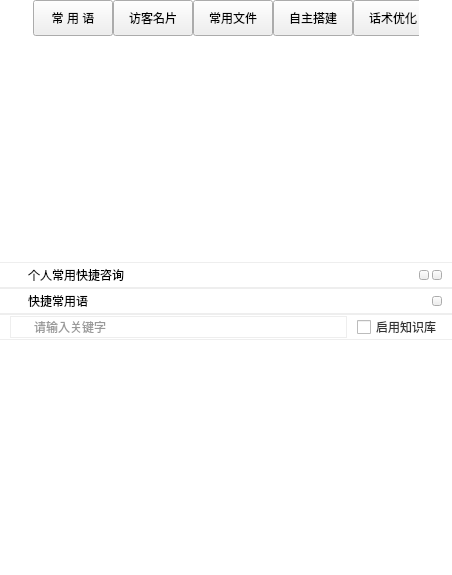
<?xml version="1.0" encoding="UTF-8"?>
<ui version="4.0">
 <class>UI_Widget_CommonPhrasesCard_PanelClass</class>
 <widget class="QWidget" name="UI_Widget_CommonPhrasesCard_PanelClass">
  <property name="geometry">
   <rect>
    <x>0</x>
    <y>0</y>
    <width>452</width>
    <height>575</height>
   </rect>
  </property>
  
  <property name="windowTitle">
   <string>常用语和名片</string>
  </property>
  <property name="styleSheet">
   <string notr="true">QWidget#UI_Widget_CommonPhrasesCard_PanelClass
{
        background-color: rgba(255, 255, 255, 0);
}</string>
  </property>
  <layout class="QGridLayout" name="gridLayout_5">
   <property name="leftMargin">
    <number>0</number>
   </property>
   <property name="topMargin">
    <number>0</number>
   </property>
   <property name="rightMargin">
    <number>0</number>
   </property>
   <property name="bottomMargin">
    <number>0</number>
   </property>
   <property name="spacing">
    <number>0</number>
   </property>
   <item row="0" column="0">
    <widget class="QWidget" name="widget_bg" native="true">
     <property name="styleSheet">
      <string notr="true">QWidget#widget_bg
{
        background-color: rgba(255, 255, 255, 0);
}</string>
     </property>
     <layout class="QVBoxLayout" name="verticalLayout">
      <property name="spacing">
       <number>0</number>
      </property>
      <property name="margin" stdset="0">
       <number>0</number>
      </property>
      <item>
       <widget class="QWidget" name="widget_commonWordCard_rect" native="true">
        <property name="styleSheet">
         <string notr="true">
              QWidget#widget_commonWordCard_rect
              {
              background-color: rgba(255, 255, 255, 0);
              }
            </string>
        </property>
        <layout class="QVBoxLayout" name="verticalLayout_3">
         <property name="spacing">
          <number>0</number>
         </property>
         <property name="margin" stdset="0">
          <number>0</number>
         </property>
         <item>
          <widget class="QWidget" name="widget_commonWordCard_rect_33" native="true">
           <property name="minimumSize">
            <size>
             <width>0</width>
             <height>36</height>
            </size>
           </property>
           <property name="maximumSize">
            <size>
             <width>16777215</width>
             <height>36</height>
            </size>
           </property>
           <property name="styleSheet">
            <string notr="true">
                 QWidget#widget_commonWordCard_rect_33
                 {
                 background-color: rgba(255, 255, 255, 0);
                 }
               </string>
           </property>
           <layout class="QHBoxLayout" name="horizontalLayout_33">
            <property name="spacing">
             <number>0</number>
            </property>
            <property name="margin" stdset="0">
             <number>0</number>
            </property>
            <item>
             <widget class="QWidget" name="m_left_scroll" native="true">
              <property name="minimumSize">
               <size>
                <width>33</width>
                <height>36</height>
               </size>
              </property>
              <property name="maximumSize">
               <size>
                <width>33</width>
                <height>16777215</height>
               </size>
              </property>
              <property name="styleSheet">
               <string notr="true">
                     QWidget
                     {
                     background-color: rgba(255, 255, 255, 204);
                     }
                   </string>
              </property>
              <layout class="QGridLayout" name="gridLayout_4">
               <property name="margin" stdset="0">
                <number>0</number>
               </property>
               <property name="spacing">
                <number>0</number>
               </property>
               <item row="0" column="0">
                <widget class="QPushButton" name="m_left_btn">
                 <property name="minimumSize">
                  <size>
                   <width>28</width>
                   <height>36</height>
                  </size>
                 </property>
                 <property name="styleSheet">
                  <string notr="true">QPushButton#m_left_btn{
  border:0px;
        image: url(:/YL/Resources/YL/Card/btn_left_move.png);
        background-color: rgba(255, 255, 255,0);
}
QPushButton#m_left_btn:hover{
        image: url(:/YL/Resources/YL/Card/btn_left_move_over.png);

}</string>
                 </property>
                 <property name="text">
                  <string/>
                 </property>
                </widget>
               </item>
              </layout>
             </widget>
            </item>
            <item>
             <widget class="QScrollArea" name="scrollArea">
              <property name="minimumSize">
               <size>
                <width>0</width>
                <height>36</height>
               </size>
              </property>
              <property name="maximumSize">
               <size>
                <width>16777215</width>
                <height>36</height>
               </size>
              </property>
              <property name="styleSheet">
               <string notr="true">
                       QScrollArea
                       {
                       border:0px;
                       background-color: rgba(255, 255, 255, 0);

                       }





                     </string>
              </property>
              <property name="verticalScrollBarPolicy">
               <enum>Qt::ScrollBarAlwaysOff</enum>
              </property>
              <property name="horizontalScrollBarPolicy">
               <enum>Qt::ScrollBarAlwaysOff</enum>
              </property>
              <property name="widgetResizable">
               <bool>true</bool>
              </property>
              <widget class="QWidget" name="widget_switchCommonWordCard">
               <property name="geometry">
                <rect>
                 <x>0</x>
                 <y>0</y>
                 <width>573</width>
                 <height>36</height>
                </rect>
               </property>
               <property name="minimumSize">
                <size>
                 <width>0</width>
                 <height>36</height>
                </size>
               </property>
               <property name="maximumSize">
                <size>
                 <width>16777215</width>
                 <height>36</height>
                </size>
               </property>
               <property name="styleSheet">
                <string notr="true">
                         QWidget#widget_switchCommonWordCard
                         {
                         background-color: rgba(255, 255, 255, 0);
                         }
                       </string>
               </property>
               <layout class="QHBoxLayout" name="horizontalLayout">
                <property name="spacing">
                 <number>0</number>
                </property>
                <property name="margin" stdset="0">
                 <number>0</number>
                </property>
                <item>
                 <widget class="SwitchButton" name="btn_commonWord">
                  <property name="minimumSize">
                   <size>
                    <width>80</width>
                    <height>36</height>
                   </size>
                  </property>
                  <property name="maximumSize">
                   <size>
                    <width>80</width>
                    <height>36</height>
                   </size>
                  </property>
                  <property name="font">
                   <font>
                    <bold>false</bold>
                   </font>
                  </property>
                  <property name="toolTip">
                   <string>常用语</string>
                  </property>
                  <property name="statusTip">
                   <string/>
                  </property>
                  <property name="styleSheet">
                   <string notr="true">
                               QToolButton{
                               border-image: url(:/Resources/Ws/btn56x36_normal.png);
                               color: #FF000000;
                               }
                               QToolButton:hover{
                               border-image: url(:/Resources/Ws/btn56x36_over.png);
                               color:#FF000000;
                               }
                               QToolButton:pressed{
                               border-image: url(:/Resources/Ws/btn56x36_over.png);
                               color:#FF000000;
                               }
                             </string>
                  </property>
                  <property name="text">
                   <string>常 用 语</string>
                  </property>
                 </widget>
                </item>
                <item>
                 <widget class="SwitchButton" name="btn_card">
                  <property name="minimumSize">
                   <size>
                    <width>80</width>
                    <height>36</height>
                   </size>
                  </property>
                  <property name="maximumSize">
                   <size>
                    <width>80</width>
                    <height>36</height>
                   </size>
                  </property>
                  <property name="font">
                   <font>
                    <bold>false</bold>
                   </font>
                  </property>
                  <property name="toolTip">
                   <string>访客名片</string>
                  </property>
                  <property name="styleSheet">
                   <string notr="true">
                               QToolButton{
                               border-image: url(:/Resources/Ws/btn56x36_normal.png);
                               color: #FF000000;
                               }
                               QToolButton:hover{
                               border-image: url(:/Resources/Ws/btn56x36_over.png);
                               color:#FF000000;
                               }
                               QToolButton:pressed{
                               border-image: url(:/Resources/Ws/btn56x36_over.png);
                               color:#FF000000;
                               }
                             </string>
                  </property>
                  <property name="text">
                   <string>访客名片</string>
                  </property>
                 </widget>
                </item>
                <item>
                 <widget class="SwitchButton" name="btn_Common_files">
                  <property name="minimumSize">
                   <size>
                    <width>80</width>
                    <height>36</height>
                   </size>
                  </property>
                  <property name="maximumSize">
                   <size>
                    <width>80</width>
                    <height>36</height>
                   </size>
                  </property>
                  <property name="font">
                   <font>
                    <bold>false</bold>
                   </font>
                  </property>
                  <property name="toolTip">
                   <string>常用文件</string>
                  </property>
                  <property name="styleSheet">
                   <string notr="true">
                               QToolButton{
                               border-image: url(:/Resources/Ws/btn56x36_normal.png);
                               color: #FF000000;
                               }
                               QToolButton:hover{
                               border-image: url(:/Resources/Ws/btn56x36_over.png);
                               color:#FF000000;
                               }
                               QToolButton:pressed{
                               border-image: url(:/Resources/Ws/btn56x36_over.png);
                               color:#FF000000;
                               }
                             </string>
                  </property>
                  <property name="text">
                   <string>常用文件</string>
                  </property>
                 </widget>
                </item>
                <item>
                 <widget class="SwitchButton" name="btn_ai_build">
                  <property name="minimumSize">
                   <size>
                    <width>80</width>
                    <height>36</height>
                   </size>
                  </property>
                  <property name="maximumSize">
                   <size>
                    <width>80</width>
                    <height>36</height>
                   </size>
                  </property>
                  <property name="font">
                   <font>
                    <bold>false</bold>
                   </font>
                  </property>
                  <property name="toolTip">
                   <string>自主搭建</string>
                  </property>
                  <property name="styleSheet">
                   <string notr="true">
                               QToolButton{
                               border-image: url(:/Resources/Ws/btn56x36_normal.png);
                               color: #FF000000;
                               }
                               QToolButton:hover{
                               border-image: url(:/Resources/Ws/btn56x36_over.png);
                               color:#FF000000;
                               }
                               QToolButton:pressed{
                               border-image: url(:/Resources/Ws/btn56x36_over.png);
                               color:#FF000000;
                               }
                             </string>
                  </property>
                  <property name="text">
                   <string>自主搭建</string>
                  </property>
                 </widget>
                </item>
                <item>
                 <widget class="SwitchButton" name="btn_ai_modify">
                  <property name="minimumSize">
                   <size>
                    <width>80</width>
                    <height>36</height>
                   </size>
                  </property>
                  <property name="maximumSize">
                   <size>
                    <width>80</width>
                    <height>36</height>
                   </size>
                  </property>
                  <property name="font">
                   <font>
                    <bold>false</bold>
                   </font>
                  </property>
                  <property name="toolTip">
                   <string>话术优化</string>
                  </property>
                  <property name="styleSheet">
                   <string notr="true">
                               QToolButton{
                               border-image: url(:/Resources/Ws/btn56x36_normal.png);
                               color: #FF000000;
                               }
                               QToolButton:hover{
                               border-image: url(:/Resources/Ws/btn56x36_over.png);
                               color:#FF000000;
                               }
                               QToolButton:pressed{
                               border-image: url(:/Resources/Ws/btn56x36_over.png);
                               color:#FF000000;
                               }
                             </string>
                  </property>
                  <property name="text">
                   <string>话术优化</string>
                  </property>
                 </widget>
                </item>
                <item>
                 <widget class="SwitchButton" name="btn_lemonLovesBeauty">
                  <property name="minimumSize">
                   <size>
                    <width>80</width>
                    <height>36</height>
                   </size>
                  </property>
                  <property name="maximumSize">
                   <size>
                    <width>80</width>
                    <height>36</height>
                   </size>
                  </property>
                  <property name="font">
                   <font>
                    <bold>false</bold>
                   </font>
                  </property>
                  <property name="toolTip">
                   <string>柠檬爱美</string>
                  </property>
                  <property name="styleSheet">
                   <string notr="true">
                               QToolButton{
                               border-image: url(:/Resources/Ws/btn56x36_normal.png);
                               color: #FF000000;
                               }
                               QToolButton:hover{
                               border-image: url(:/Resources/Ws/btn56x36_over.png);
                               color:#FF000000;
                               }
                               QToolButton:pressed{
                               border-image: url(:/Resources/Ws/btn56x36_over.png);
                               color:#FF000000;
                               }
                             </string>
                  </property>
                  <property name="text">
                   <string>柠檬爱美</string>
                  </property>
                 </widget>
                </item>
                <item>
                 <widget class="SwitchButton" name="btn_newTab">
                  <property name="minimumSize">
                   <size>
                    <width>80</width>
                    <height>36</height>
                   </size>
                  </property>
                  <property name="maximumSize">
                   <size>
                    <width>80</width>
                    <height>36</height>
                   </size>
                  </property>
                  <property name="font">
                   <font>
                    <bold>false</bold>
                   </font>
                  </property>
                  <property name="toolTip">
                   <string>访客名片</string>
                  </property>
                  <property name="styleSheet">
                   <string notr="true">
                               QToolButton{
                               border-image: url(:/Resources/Ws/btn56x36_normal.png);
                               color: #FF000000;
                               }
                               QToolButton:hover{
                               border-image: url(:/Resources/Ws/btn56x36_over.png);
                               color:#FF000000;
                               }
                               QToolButton:pressed{
                               border-image: url(:/Resources/Ws/btn56x36_over.png);
                               color:#FF000000;
                               }
                             </string>
                  </property>
                  <property name="text">
                   <string/>
                  </property>
                 </widget>
                </item>
                <item>
                 <widget class="QWidget" name="widget" native="true">
                  <property name="minimumSize">
                   <size>
                    <width>13</width>
                    <height>36</height>
                   </size>
                  </property>
                  <property name="styleSheet">
                   <string notr="true">
                       QWidget
                       {
                       background-color: rgba(255, 255, 255, 204);
                       }
                     </string>
                  </property>
                 </widget>
                </item>
               </layout>
              </widget>
             </widget>
            </item>
            <item>
             <widget class="QWidget" name="m_right_scroll" native="true">
              <property name="minimumSize">
               <size>
                <width>33</width>
                <height>36</height>
               </size>
              </property>
              <property name="maximumSize">
               <size>
                <width>28</width>
                <height>16777215</height>
               </size>
              </property>
              <property name="styleSheet">
               <string notr="true">
                     QWidget
                     {
                     background-color: rgba(255, 255, 255, 204);
                     }
                     </string>
              </property>
              <layout class="QGridLayout" name="gridLayout_44">
               <property name="margin" stdset="0">
                <number>0</number>
               </property>
               <property name="spacing">
                <number>0</number>
               </property>
               <item row="0" column="0">
                <widget class="QPushButton" name="m_right_btn">
                 <property name="minimumSize">
                  <size>
                   <width>33</width>
                   <height>36</height>
                  </size>
                 </property>
                 <property name="maximumSize">
                  <size>
                   <width>16777215</width>
                   <height>16777215</height>
                  </size>
                 </property>
                 <property name="styleSheet">
                  <string notr="true">QPushButton#m_right_btn{
  border:0px;
        image: url(:/YL/Resources/YL/Card/btn_right_move.png);
        background-color: rgba(255, 255, 255,0);
}
QPushButton#m_right_btn:hover{
        image: url(:/YL/Resources/YL/Card/btn_right_move_over.png);

}

</string>
                 </property>
                 <property name="text">
                  <string/>
                 </property>
                </widget>
               </item>
              </layout>
             </widget>
            </item>
           </layout>
          </widget>
         </item>
         <item>
          <widget class="QStackedWidget" name="stackedWidget">
           <property name="styleSheet">
            <string notr="true">QStackedWidget
{
border:0px;
background-color: rgba(255, 255, 255, 0);
}

QWidget#widget_card_rect
{
border:0px;
background-color: rgba(255, 255, 255, 0);
}

QWidget#widget_commonWord_rect
{
border:0px;
background-color: rgba(255, 255, 255, 0);
}
</string>
           </property>
           <property name="currentIndex">
            <number>1</number>
           </property>
           <widget class="QWidget" name="widget_commonWord_rect">
            <property name="styleSheet">
             <string notr="true">QWidget#widget_commonWord_rect
{
border:0px;
background-color: rgba(255, 255, 255, 0);
}</string>
            </property>
            <layout class="QGridLayout" name="gridLayout_14">
             <property name="margin" stdset="0">
              <number>0</number>
             </property>
             <property name="spacing">
              <number>0</number>
             </property>
             <item row="0" column="0">
              <widget class="UI_Widget_CommonWord_Panel" name="widget_commonWord" native="true">
               <property name="styleSheet">
                <string notr="true">QWidget#widget_commonWord
{
        background-color: rgba(255, 255, 255, 0);
}</string>
               </property>
              </widget>
             </item>
            </layout>
           </widget>
           <widget class="QWidget" name="widget_card_rect">
            <property name="styleSheet">
             <string notr="true">QWidget#widget_card_rect
{
border:0px;
background-color: rgba(255, 255, 255, 0);
}</string>
            </property>
            <layout class="QGridLayout" name="gridLayout_13">
             <property name="margin" stdset="0">
              <number>0</number>
             </property>
             <property name="spacing">
              <number>0</number>
             </property>
             <item row="0" column="0">
              <widget class="UICardDataWidgetPanel" name="widget_card" native="true">
               <property name="styleSheet">
                <string notr="true">QWidget#widget_card
{
        background-color: rgba(255, 255, 255, 0);
}</string>
               </property>
              </widget>
             </item>
            </layout>
           </widget>
           <widget class="QWidget" name="widget_Common_files_rect">
            <layout class="QGridLayout" name="widget_Common_files_rect_gridLayout">
             <property name="leftMargin">
              <number>0</number>
             </property>
             <property name="topMargin">
              <number>0</number>
             </property>
             <property name="rightMargin">
              <number>0</number>
             </property>
             <property name="bottomMargin">
              <number>0</number>
             </property>
             <property name="spacing">
              <number>0</number>
             </property>
            </layout>
           </widget>
           <widget class="QWidget" name="widget_lemonLovesBeauty_rect">
            <layout class="QVBoxLayout" name="verticalLayout_2">
             <property name="spacing">
              <number>0</number>
             </property>
             <property name="margin" stdset="0">
              <number>0</number>
             </property>
             <item>
              <widget class="UI_Panel_LemonLovesBeauty" name="widget_lemonLovesBeauty" native="true">
               <property name="styleSheet">
                <string notr="true">QWidget#widget_lemonLovesBeauty
{
        background-color: rgba(255, 255, 255, 0);
}</string>
               </property>
              </widget>
             </item>
            </layout>
           </widget>
           <widget class="QWidget" name="widget_newTab_rect">
            <layout class="QGridLayout" name="gridLayout">
             <property name="margin" stdset="0">
              <number>0</number>
             </property>
             <property name="spacing">
              <number>0</number>
             </property>
             <item row="0" column="0">
              <widget class="UI_Pane_NewTab" name="widget_NewTab" native="true">
               <property name="styleSheet">
                <string notr="true">QWidget#widget_lemonLovesBeauty
{
        background-color: rgba(255, 255, 255, 0);
}</string>
               </property>
              </widget>
             </item>
            </layout>
           </widget>
           <widget class="QWidget" name="widget_selfBuild_rect">
            <layout class="QGridLayout" name="gridLayout_2">
             <property name="margin" stdset="0">
              <number>0</number>
             </property>
             <property name="spacing">
              <number>0</number>
             </property>
             <item row="0" column="0">
              <widget class="UI_Pane_AI_SelfBuild" name="widget_selfBuildTab" native="true">
               <property name="styleSheet">
                <string notr="true">
                        QWidget#widget_lemonLovesBeauty
                        {
                        background-color: rgba(255, 255, 255, 0);
                        }
                      </string>
               </property>
              </widget>
             </item>
            </layout>
           </widget>
           <widget class="QWidget" name="widget_aiModify_rect">
            <layout class="QGridLayout" name="gridLayout_3">
             <property name="margin" stdset="0">
              <number>0</number>
             </property>
             <property name="spacing">
              <number>0</number>
             </property>
             <item row="0" column="0">
              <widget class="UI_Pane_AI_Modify" name="widget_AiModifyTab" native="true">
               <property name="styleSheet">
                <string notr="true">
                        QWidget#widget_lemonLovesBeauty
                        {
                        background-color: rgba(255, 255, 255, 0);
                        }
                      </string>
               </property>
              </widget>
             </item>
            </layout>
           </widget>
          </widget>
         </item>
        </layout>
       </widget>
      </item>
      <item>
       <widget class="QWidget" name="PersonalQuickCommonWordWidget" native="true">
        <property name="minimumSize">
         <size>
          <width>0</width>
          <height>0</height>
         </size>
        </property>
        <property name="maximumSize">
         <size>
          <width>16777215</width>
          <height>197</height>
         </size>
        </property>
        <property name="styleSheet">
         <string notr="true">QWidget#PersonalQuickCommonWordWidget
{
        background-color: rgba(255, 255, 255, 0);
}</string>
        </property>
        <layout class="QVBoxLayout" name="verticalLayout_8">
         <property name="spacing">
          <number>0</number>
         </property>
         <property name="margin" stdset="0">
          <number>0</number>
         </property>
         <item>
          <widget class="QWidget" name="widget_3" native="true">
           <property name="minimumSize">
            <size>
             <width>0</width>
             <height>26</height>
            </size>
           </property>
           <property name="maximumSize">
            <size>
             <width>16777215</width>
             <height>26</height>
            </size>
           </property>
           <property name="styleSheet">
            <string notr="true">QWidget#widget_3
{
border-top: 1px solid #eeeeee;
border-bottom: 1px solid #eeeeee;
background-color: rgb(255, 255, 255);
}</string>
           </property>
           <layout class="QHBoxLayout" name="horizontalLayout_5">
            <property name="spacing">
             <number>3</number>
            </property>
            <property name="leftMargin">
             <number>10</number>
            </property>
            <property name="topMargin">
             <number>5</number>
            </property>
            <property name="rightMargin">
             <number>10</number>
            </property>
            <property name="bottomMargin">
             <number>5</number>
            </property>
            <item>
             <widget class="QLabel" name="label_3">
              <property name="minimumSize">
               <size>
                <width>15</width>
                <height>15</height>
               </size>
              </property>
              <property name="maximumSize">
               <size>
                <width>15</width>
                <height>15</height>
               </size>
              </property>
              <property name="styleSheet">
               <string notr="true">border-image: url(:/YL/Resources/YL/CommonWord/personalquick_icon.png);


</string>
              </property>
              <property name="text">
               <string/>
              </property>
             </widget>
            </item>
            <item>
             <widget class="QLabel" name="label_4">
              <property name="styleSheet">
               <string notr="true">color:#000000;
font:12px;</string>
              </property>
              <property name="text">
               <string>个人常用快捷咨询</string>
              </property>
             </widget>
            </item>
            <item>
             <spacer name="horizontalSpacer_2">
              <property name="orientation">
               <enum>Qt::Horizontal</enum>
              </property>
              <property name="sizeHint" stdset="0">
               <size>
                <width>40</width>
                <height>20</height>
               </size>
              </property>
             </spacer>
            </item>
            <item>
             <widget class="QPushButton" name="btn_Add">
              <property name="minimumSize">
               <size>
                <width>10</width>
                <height>10</height>
               </size>
              </property>
              <property name="maximumSize">
               <size>
                <width>10</width>
                <height>10</height>
               </size>
              </property>
              <property name="styleSheet">
               <string notr="true">QPushButton
{
        border-image: url(:/YL/Resources/YL/CommonWord/btn_personalquick_add_item.png);
}</string>
              </property>
              <property name="text">
               <string/>
              </property>
             </widget>
            </item>
            <item>
             <widget class="QPushButton" name="btn_expand">
              <property name="minimumSize">
               <size>
                <width>10</width>
                <height>10</height>
               </size>
              </property>
              <property name="maximumSize">
               <size>
                <width>10</width>
                <height>10</height>
               </size>
              </property>
              <property name="styleSheet">
               <string notr="true">QPushButton
{
        border-image: url(:/YL/Resources/YL/CommonWord/btn_quickCommonWord_pickup.png);
}</string>
              </property>
              <property name="text">
               <string/>
              </property>
             </widget>
            </item>
           </layout>
          </widget>
         </item>
         <item>
          <widget class="UI_Panel_PersonalQuickCommonWord" name="m_personalQuickCommonWordList" native="true">
           <property name="styleSheet">
            <string notr="true">QWidget#m_personalQuickCommonWordList
{
        background-color: rgba(255, 255, 255, 0);
}</string>
           </property>
          </widget>
         </item>
        </layout>
       </widget>
      </item>
      <item>
       <widget class="QWidget" name="widget_quickCommonWord_rect" native="true">
        <property name="minimumSize">
         <size>
          <width>0</width>
          <height>0</height>
         </size>
        </property>
        <property name="maximumSize">
         <size>
          <width>16777215</width>
          <height>197</height>
         </size>
        </property>
        <property name="styleSheet">
         <string notr="true">QWidget#widget_quickCommonWord_rect
{
        background-color: rgba(255, 255, 255, 0);
}</string>
        </property>
        <layout class="QVBoxLayout" name="verticalLayout_5">
         <property name="spacing">
          <number>0</number>
         </property>
         <property name="margin" stdset="0">
          <number>0</number>
         </property>
         <item>
          <widget class="QWidget" name="widget_2" native="true">
           <property name="minimumSize">
            <size>
             <width>0</width>
             <height>26</height>
            </size>
           </property>
           <property name="maximumSize">
            <size>
             <width>16777215</width>
             <height>26</height>
            </size>
           </property>
           <property name="styleSheet">
            <string notr="true">QWidget#widget_2
{
border-top: 1px solid #eeeeee;
border-bottom: 1px solid #eeeeee;
background-color: rgb(255, 255, 255);
}</string>
           </property>
           <layout class="QHBoxLayout" name="horizontalLayout_2">
            <property name="spacing">
             <number>3</number>
            </property>
            <property name="leftMargin">
             <number>10</number>
            </property>
            <property name="topMargin">
             <number>5</number>
            </property>
            <property name="rightMargin">
             <number>10</number>
            </property>
            <property name="bottomMargin">
             <number>5</number>
            </property>
            <item>
             <widget class="QLabel" name="label">
              <property name="minimumSize">
               <size>
                <width>15</width>
                <height>15</height>
               </size>
              </property>
              <property name="maximumSize">
               <size>
                <width>15</width>
                <height>15</height>
               </size>
              </property>
              <property name="styleSheet">
               <string notr="true">border-image: url(:/YL/Resources/YL/CommonWord/icon_quickCommonWord.png);</string>
              </property>
              <property name="text">
               <string/>
              </property>
             </widget>
            </item>
            <item>
             <widget class="QLabel" name="label_2">
              <property name="styleSheet">
               <string notr="true">color:#000000;
font:12px;</string>
              </property>
              <property name="text">
               <string>快捷常用语</string>
              </property>
             </widget>
            </item>
            <item>
             <spacer name="horizontalSpacer">
              <property name="orientation">
               <enum>Qt::Horizontal</enum>
              </property>
              <property name="sizeHint" stdset="0">
               <size>
                <width>40</width>
                <height>20</height>
               </size>
              </property>
             </spacer>
            </item>
            <item>
             <widget class="QPushButton" name="btn_telescopic">
              <property name="minimumSize">
               <size>
                <width>10</width>
                <height>10</height>
               </size>
              </property>
              <property name="maximumSize">
               <size>
                <width>10</width>
                <height>10</height>
               </size>
              </property>
              <property name="styleSheet">
               <string notr="true">QPushButton
{
        border-image: url(:/YL/Resources/YL/CommonWord/btn_quickCommonWord_pickup.png);
}</string>
              </property>
              <property name="text">
               <string/>
              </property>
             </widget>
            </item>
           </layout>
          </widget>
         </item>
         <item>
          <widget class="UI_Panel_QuickCommonWord" name="widget_quickCommonWord" native="true">
           <property name="styleSheet">
            <string notr="true">QWidget#widget_quickCommonWord
{
        background-color: rgba(255, 255, 255, 0);
}</string>
           </property>
          </widget>
         </item>
        </layout>
       </widget>
      </item>
      <item>
       <widget class="QWidget" name="widget_knowledgeBase_rect" native="true">
        <property name="styleSheet">
         <string notr="true">QWidget#widget_knowledgeBase_rect
{
        background-color: rgb(255, 255, 255);
}</string>
        </property>
        <layout class="QVBoxLayout" name="verticalLayout_6">
         <property name="spacing">
          <number>0</number>
         </property>
         <property name="margin" stdset="0">
          <number>0</number>
         </property>
         <item>
          <widget class="QWidget" name="m_robotWidgetPanel" native="true">
           <property name="minimumSize">
            <size>
             <width>0</width>
             <height>26</height>
            </size>
           </property>
           <property name="maximumSize">
            <size>
             <width>16777215</width>
             <height>26</height>
            </size>
           </property>
           <property name="styleSheet">
            <string notr="true">QWidget#m_robotWidgetPanel
{
border-top: 1px solid #eeeeee;
border-bottom: 1px solid #eeeeee;
background-color: rgb(255, 255, 255);
}</string>
           </property>
           <layout class="QHBoxLayout" name="horizontalLayout_3">
            <property name="spacing">
             <number>10</number>
            </property>
            <property name="leftMargin">
             <number>10</number>
            </property>
            <property name="topMargin">
             <number>0</number>
            </property>
            <property name="rightMargin">
             <number>10</number>
            </property>
            <property name="bottomMargin">
             <number>0</number>
            </property>
            <item>
             <widget class="QWidget" name="widget_5" native="true">
              <property name="minimumSize">
               <size>
                <width>0</width>
                <height>22</height>
               </size>
              </property>
              <property name="maximumSize">
               <size>
                <width>16777215</width>
                <height>22</height>
               </size>
              </property>
              <property name="styleSheet">
               <string notr="true">QWidget#widget_5
{
border:1px solid rgb(238, 238, 238);
}</string>
              </property>
              <layout class="QHBoxLayout" name="horizontalLayout_4">
               <property name="spacing">
                <number>0</number>
               </property>
               <property name="leftMargin">
                <number>2</number>
               </property>
               <property name="topMargin">
                <number>0</number>
               </property>
               <property name="rightMargin">
                <number>2</number>
               </property>
               <property name="bottomMargin">
                <number>0</number>
               </property>
               <item>
                <widget class="QWidget" name="widget_18" native="true">
                 <property name="minimumSize">
                  <size>
                   <width>20</width>
                   <height>20</height>
                  </size>
                 </property>
                 <property name="maximumSize">
                  <size>
                   <width>20</width>
                   <height>20</height>
                  </size>
                 </property>
                 <property name="styleSheet">
                  <string notr="true">image: url(:/Resources/Image/search.png);</string>
                 </property>
                </widget>
               </item>
               <item>
                <widget class="QLineEdit" name="m_searchrebotEdit">
                 <property name="minimumSize">
                  <size>
                   <width>0</width>
                   <height>20</height>
                  </size>
                 </property>
                 <property name="maximumSize">
                  <size>
                   <width>16777215</width>
                   <height>20</height>
                  </size>
                 </property>
                 <property name="toolTip">
                  <string/>
                 </property>
                 <property name="styleSheet">
                  <string notr="true">border: 0px;
color: #333333;</string>
                 </property>
                 <property name="placeholderText">
                  <string>请输入关键字</string>
                 </property>
                </widget>
               </item>
              </layout>
             </widget>
            </item>
            <item>
             <widget class="QCheckBox" name="m_rebotChecked">
              <property name="minimumSize">
               <size>
                <width>85</width>
                <height>20</height>
               </size>
              </property>
              <property name="maximumSize">
               <size>
                <width>85</width>
                <height>20</height>
               </size>
              </property>
              <property name="styleSheet">
               <string notr="true">color: #333333;</string>
              </property>
              <property name="text">
               <string>启用知识库</string>
              </property>
             </widget>
            </item>
           </layout>
          </widget>
         </item>
         <item>
          <widget class="QWidget" name="m_rebotPanel" native="true">
           <layout class="QVBoxLayout" name="verticalLayout_7">
            <property name="spacing">
             <number>0</number>
            </property>
            <property name="margin" stdset="0">
             <number>0</number>
            </property>
            <item>
             <widget class="QListWidget" name="m_rebotList">
              <property name="styleSheet">
               <string notr="true">border: 0px;</string>
              </property>
             </widget>
            </item>
           </layout>
          </widget>
         </item>
        </layout>
       </widget>
      </item>
     </layout>
    </widget>
   </item>
  </layout>
 </widget>
 <layoutdefault spacing="6" margin="11"/>
 <customwidgets>
  <customwidget>
   <class>SwitchButton</class>
   <extends>QToolButton</extends>
   <header location="global">switchbutton.h</header>
  </customwidget>
  <customwidget>
   <class>UICardDataWidgetPanel</class>
   <extends>QWidget</extends>
   <header>uicarddatawidgetpanel.h</header>
   <container>1</container>
  </customwidget>
  <customwidget>
   <class>UI_Widget_CommonWord_Panel</class>
   <extends>QWidget</extends>
   <header location="global">ui_widget_commonword_panel.h</header>
   <container>1</container>
  </customwidget>
  <customwidget>
   <class>UI_Panel_QuickCommonWord</class>
   <extends>QWidget</extends>
   <header location="global">ui_panel_quickcommonword.h</header>
   <container>1</container>
  </customwidget>
  <customwidget>
   <class>UI_Panel_LemonLovesBeauty</class>
   <extends>QWidget</extends>
   <header location="global">ui_panel_lemonlovesbeauty.h</header>
   <container>1</container>
  </customwidget>
  <customwidget>
   <class>UI_Panel_PersonalQuickCommonWord</class>
   <extends>QWidget</extends>
   <header location="global">UI_Panel_PersonalQuickCommonWord.h</header>
   <container>1</container>
  </customwidget>
  <customwidget>
   <class>UI_Pane_AI_Modify</class>
   <extends>QWidget</extends>
   <header>UI_Pane_AI_Modify.h</header>
   <container>1</container>
  </customwidget>
  <customwidget>
   <class>UI_Pane_AI_SelfBuild</class>
   <extends>QWidget</extends>
   <header>UI_Pane_AI_SelfBuild.h</header>
   <container>1</container>
  </customwidget>
  <customwidget>
   <class>UI_Pane_NewTab</class>
   <extends>QWidget</extends>
   <header>ui_pane_newtab.h</header>
   <container>1</container>
  </customwidget>
 </customwidgets>
 <resources/>
 <connections/>
</ui>
